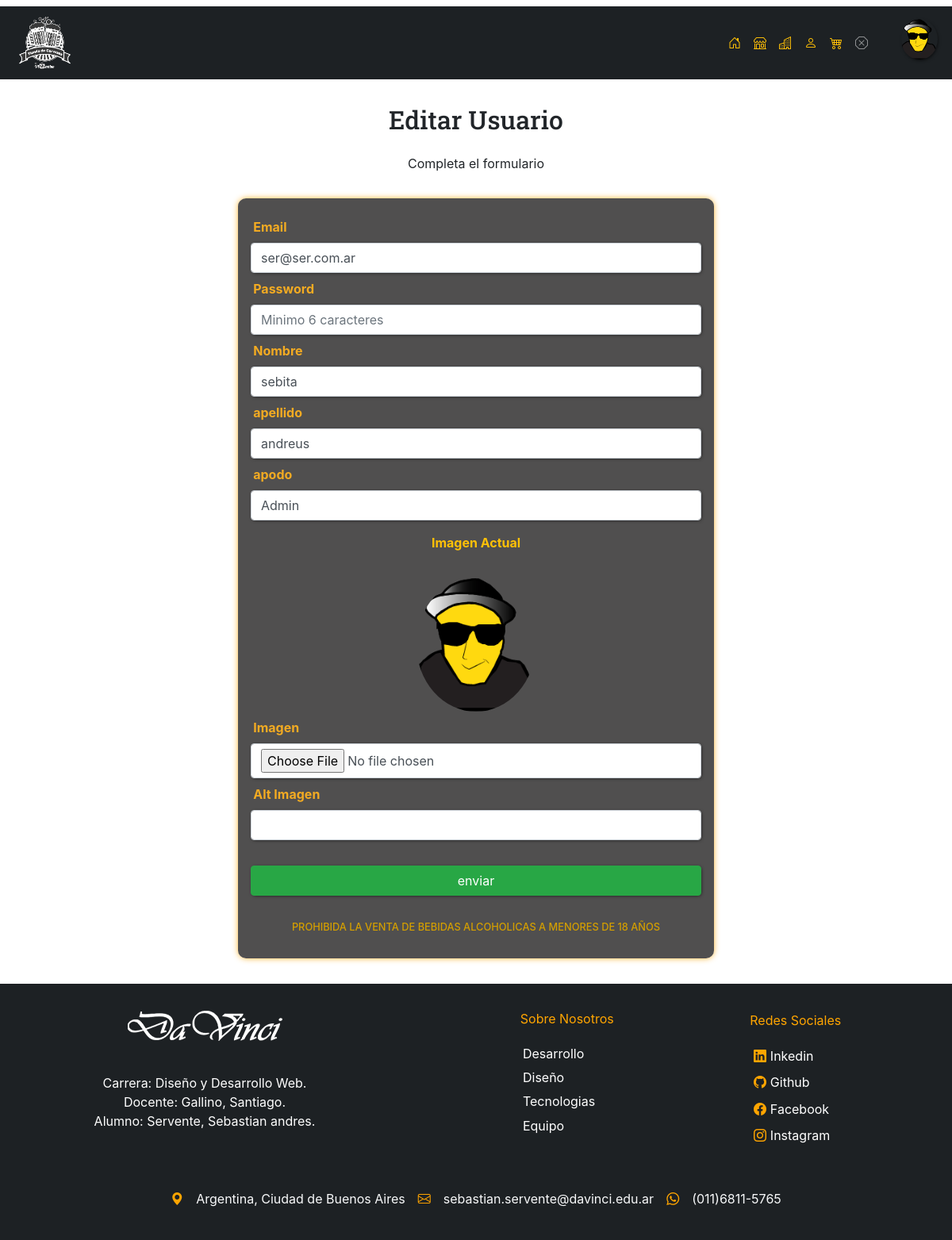
Page /servente-sebastian_tp/index.php?s=editar-usuario&id=1 (signed in) on the earlier database version.
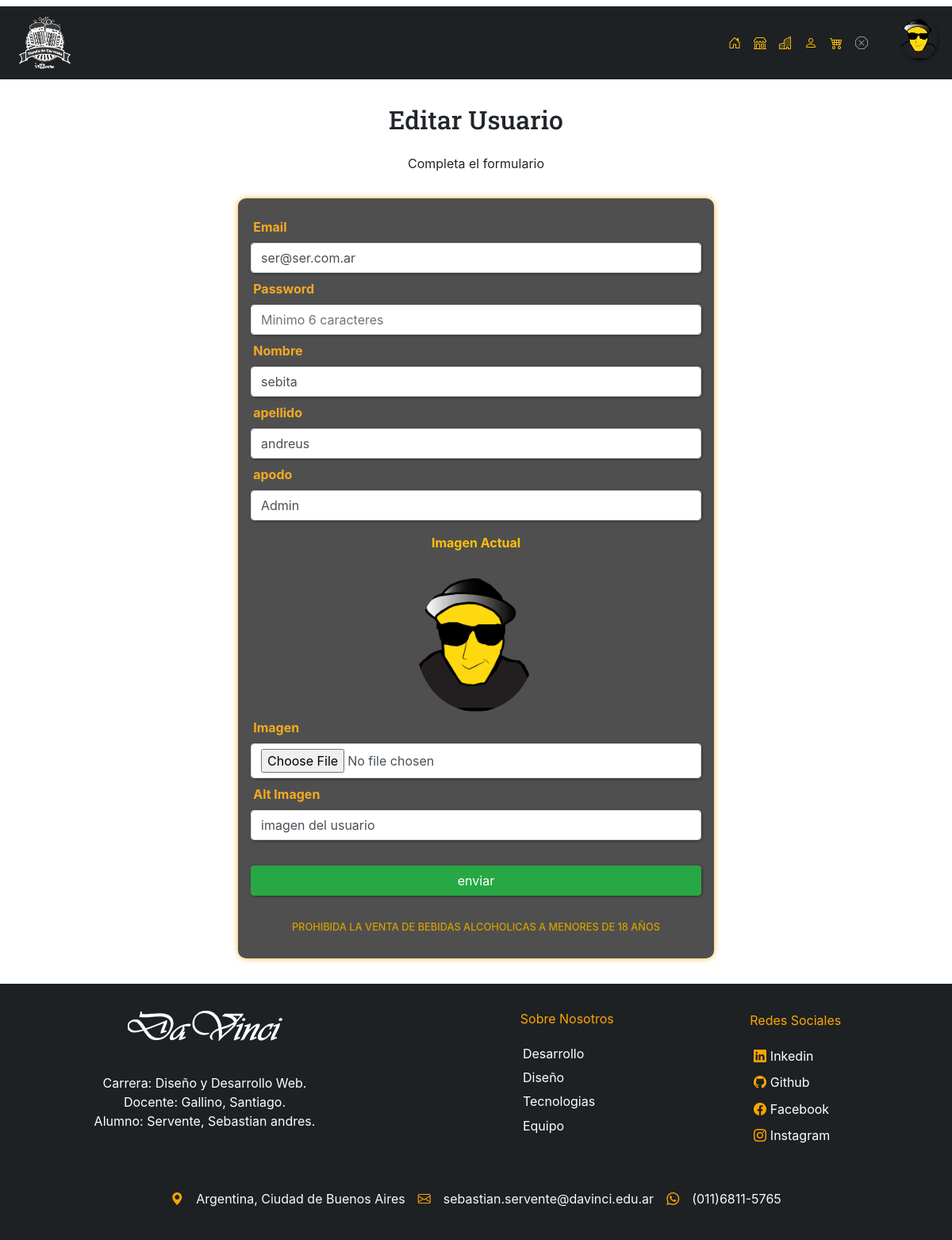
Same page on the later database version.
### tables this page shows
CREATE TABLE `usuarios` (
  `id_usuario` int(10) UNSIGNED NOT NULL,
  `id_rol` tinyint(3) UNSIGNED NOT NULL,
  `email` varchar(100) NOT NULL,
  `password` varchar(255) NOT NULL,
  `nombre` varchar(100) DEFAULT NULL,
  `apellido` varchar(100) DEFAULT NULL,
  `apodo` varchar(100) DEFAULT NULL,
  `img` varchar(255) DEFAULT NULL,
  `alt_img` varchar(255) DEFAULT NULL
);

### servente-sebastian_tp/libraries/usuarios.php (called while the page is built, shortened)
<?php
function usuarioTraerPorId($db, $id) {
    $id = mysqli_real_escape_string($db, $id);
    $query = "SELECT * FROM usuarios
                WHERE id_usuario = '". $id ."'";
    $res = mysqli_query($db, $query);
    return mysqli_fetch_assoc($res);
}

### servente-sebastian_tp/secciones/editar-usuario.php (the view, shortened to what this page needs)
<?php
require 'data/bootstrap.php';
$errores = sessionValueGetFlash('errores', []);
$oldData = sessionValueGetFlash('old_data', []);
if(empty($oldData)) {
    $usuarios = usuarioTraerPorId($db, $_GET['id']);
    $oldData = [
        'email' => $usuarios['email'],
        'password' => '',
        'nombre' => $usuarios['nombre'],
        'apellido' => $usuarios['apellido'],
        'apodo' => $usuarios['apodo'],
        'imgActual' => $usuarios['img'],
        'img_alt' => $usuarios['alt_img'],
    ];
}
?>
<section id="editar-producto" class="container sectionRegistro">
    <h2 class="col-12">Editar Usuario</h2>
    <p>Completa el formulario</p>
    <form action="acciones/editar-usuario.php?id=<?= $_GET['id'];?>" method="post" enctype="multipart/form-data" class="formRegistro">
        <div class="form-group">
            <div class="column">
                <label for="email" class="col-md-lg-2 col-form-label">Email</label>
                <input  type="text"
                        class="form-control"
                        id="email"
                        name="email"
                        placeholder="ejemplo@ejemplo.com.ar"
                        value="<?= $oldData['email'] ?? '';?>"
                        <?php if(isset($errores['email'])) echo 'aria-describedby="error-title"';?>>
            </div>
            <div class="column">
                <label for="password" class="col-md-lg-2 col-form-label">Password</label>
                <input  type="text"
                        class="form-control"
                        id="password"
                        name="password"
                        placeholder="Minimo 6 caracteres"
                        value="<?= $oldData['password'] ?? '';?>"
                        <?php if(isset($errores['password'])) echo 'aria-describedby="error-intro"';?>>
            </div>
            <div class="column">
                <label for="nombre" class="col-md-lg-2 col-form-label">Nombre</label>
                <input  type="text"
                        class="form-control"
                        id="nombre"
                        name="nombre"
                        value="<?= $oldData['nombre'] ?? '';?>"
                        <?php if(isset($errores['nombre'])) echo 'aria-describedby="error-precio"';?>>
            </div>
            <div class="column">
                <label for="apellido" class="col-md-lg-2 col-form-label">apellido</label>
                <input  type="text"
                        class="form-control"
                        id="apellido"
                        name="apellido"
                        value="<?= $oldData['apellido'] ?? '';?>"
                        <?php if(isset($errores['apellido'])) echo 'aria-describedby="error-precio"';?>>
            </div>
            <div class="column">
                <label for="apodo" class="col-md-lg-2 col-form-label">apodo</label>
                <input  type="text"
                        class="form-control"
                        id="apodo"
                        name="apodo"
                        value="<?= $oldData['apodo'] ?? '';?>"
                        <?php if(isset($errores['apodo'])) echo 'aria-describedby="error-precio"';?>>
            </div>
            <div class="row d-flex justify-content-center">
                <p class="pt-3 text-warning font-weight-bold">Imagen Actual</p>
                <img src="imgs/<?= $oldData['imgActual'];?>" alt="Imagen Actual del Producto" class="w-25 rounded-circle">
            </div>
            <div class="column">
                <label for="img" class="col-md-lg-2 col-form-label">Imagen</label>
                <input  type="file"
                        class="form-control"
                        id="img"
                        name="img"
                >
            </div>
            <div class="column">
                <label for="img-alt" class="col-md-lg-2 col-form-label">Alt Imagen</label>
                <input  type="text"
                        class="form-control"
                        id="img-alt"
                        name="img-alt"
                        value="<?= $oldData['img_alt'] ?? '';?>">
            </div>
        <div class="text-center pt-3">
            <input type="submit" value="enviar" class="btn btn-success col-12 mt-3">
        </div>
    </form>
    <h4 class="col-12">PROHIBIDA LA VENTA DE BEBIDAS ALCOHOLICAS A MENORES DE 18 AÑOS</h4>
</section>

Differences in the rows shown:
changed usuarios "ser@ser.com.ar": img-alt (not shown) → "imagen del usuario"
